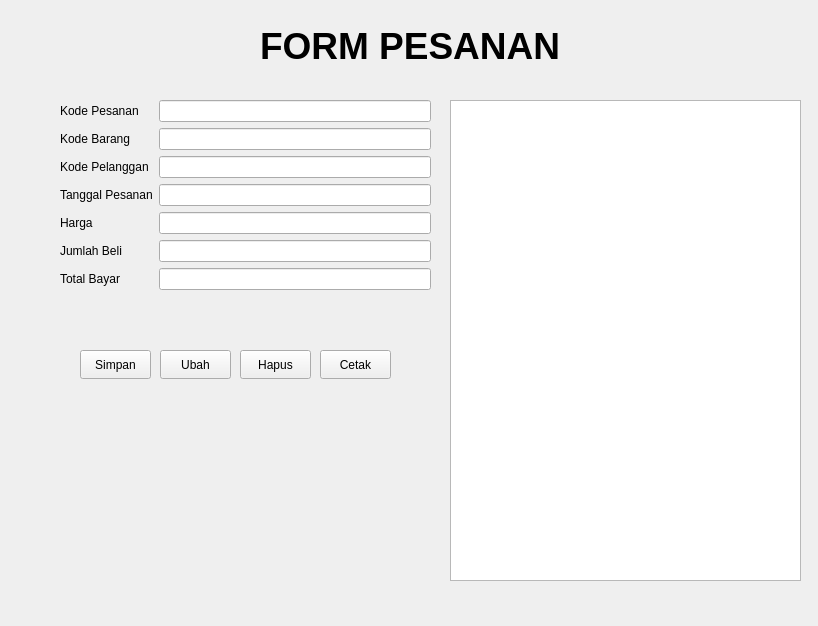
<?xml version="1.0" encoding="UTF-8"?>
<ui version="4.0">
 <class>Form</class>
 <widget class="QWidget" name="Form">
  <property name="geometry">
   <rect>
    <x>0</x>
    <y>0</y>
    <width>818</width>
    <height>626</height>
   </rect>
  </property>
  <property name="windowTitle">
   <string>Form</string>
  </property>
  <widget class="QLabel" name="label">
   <property name="geometry">
    <rect>
     <x>260</x>
     <y>10</y>
     <width>381</width>
     <height>71</height>
    </rect>
   </property>
   <property name="font">
    <font>
     <pointsize>28</pointsize>
     <weight>75</weight>
     <bold>true</bold>
    </font>
   </property>
   <property name="text">
    <string>FORM PESANAN</string>
   </property>
  </widget>
  <widget class="QWidget" name="formLayoutWidget">
   <property name="geometry">
    <rect>
     <x>60</x>
     <y>100</y>
     <width>371</width>
     <height>221</height>
    </rect>
   </property>
   <layout class="QFormLayout" name="formLayout">
    <item row="0" column="0">
     <widget class="QLabel" name="kodePesananLabel">
      <property name="text">
       <string>Kode Pesanan</string>
      </property>
     </widget>
    </item>
    <item row="0" column="1">
     <widget class="QLineEdit" name="edit_kode_pesanan"/>
    </item>
    <item row="1" column="0">
     <widget class="QLabel" name="kodeBarangLabel">
      <property name="text">
       <string>Kode Barang</string>
      </property>
     </widget>
    </item>
    <item row="1" column="1">
     <widget class="QLineEdit" name="edit_kode_barang"/>
    </item>
    <item row="2" column="0">
     <widget class="QLabel" name="kodePelangganLabel">
      <property name="text">
       <string>Kode Pelanggan</string>
      </property>
     </widget>
    </item>
    <item row="2" column="1">
     <widget class="QLineEdit" name="edit_kode_pelanggan"/>
    </item>
    <item row="3" column="0">
     <widget class="QLabel" name="tanggalPesananLabel">
      <property name="text">
       <string>Tanggal Pesanan</string>
      </property>
     </widget>
    </item>
    <item row="3" column="1">
     <widget class="QLineEdit" name="edit_tgl_pesanan"/>
    </item>
    <item row="4" column="0">
     <widget class="QLabel" name="hargaLabel">
      <property name="text">
       <string>Harga</string>
      </property>
     </widget>
    </item>
    <item row="5" column="0">
     <widget class="QLabel" name="jumlahBeliLabel">
      <property name="text">
       <string>Jumlah Beli</string>
      </property>
     </widget>
    </item>
    <item row="5" column="1">
     <widget class="QLineEdit" name="edit_jml_beli"/>
    </item>
    <item row="6" column="0">
     <widget class="QLabel" name="totalBayarLabel">
      <property name="text">
       <string>Total Bayar</string>
      </property>
     </widget>
    </item>
    <item row="6" column="1">
     <widget class="QLineEdit" name="edit_total_bayar"/>
    </item>
    <item row="4" column="1">
     <widget class="QLineEdit" name="edit_harga"/>
    </item>
   </layout>
  </widget>
  <widget class="QPushButton" name="btnHapus">
   <property name="geometry">
    <rect>
     <x>240</x>
     <y>350</y>
     <width>71</width>
     <height>29</height>
    </rect>
   </property>
   <property name="text">
    <string>Hapus</string>
   </property>
  </widget>
  <widget class="QTableView" name="tabel_pesanan">
   <property name="geometry">
    <rect>
     <x>450</x>
     <y>100</y>
     <width>351</width>
     <height>481</height>
    </rect>
   </property>
  </widget>
  <widget class="QPushButton" name="btnCetak">
   <property name="geometry">
    <rect>
     <x>320</x>
     <y>350</y>
     <width>71</width>
     <height>29</height>
    </rect>
   </property>
   <property name="text">
    <string>Cetak</string>
   </property>
  </widget>
  <widget class="QPushButton" name="btnUbah">
   <property name="geometry">
    <rect>
     <x>160</x>
     <y>350</y>
     <width>71</width>
     <height>29</height>
    </rect>
   </property>
   <property name="text">
    <string>Ubah</string>
   </property>
  </widget>
  <widget class="QPushButton" name="btnSimpan">
   <property name="geometry">
    <rect>
     <x>80</x>
     <y>350</y>
     <width>71</width>
     <height>29</height>
    </rect>
   </property>
   <property name="text">
    <string>Simpan</string>
   </property>
  </widget>
 </widget>
 <resources/>
 <connections/>
</ui>
